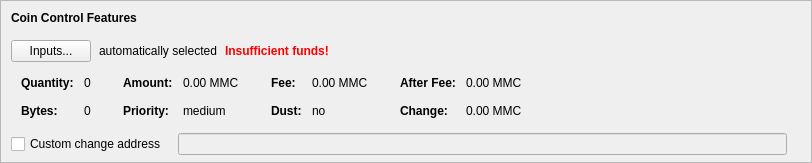
    <widget class="QFrame" name="frameCoinControl">
     <property name="sizePolicy">
      <sizepolicy hsizetype="Expanding" vsizetype="Expanding">
       <horstretch>0</horstretch>
       <verstretch>0</verstretch>
      </sizepolicy>
     </property>
     <property name="maximumSize">
      <size>
       <width>16777215</width>
       <height>16777215</height>
      </size>
     </property>
     <property name="frameShape">
      <enum>QFrame::StyledPanel</enum>
     </property>
     <property name="frameShadow">
      <enum>QFrame::Sunken</enum>
     </property>
     <layout class="QVBoxLayout" name="verticalLayoutCoinControl2">
      <property name="spacing">
       <number>0</number>
      </property>
      <property name="leftMargin">
       <number>0</number>
      </property>
      <property name="topMargin">
       <number>0</number>
      </property>
      <property name="rightMargin">
       <number>0</number>
      </property>
      <property name="bottomMargin">
       <number>6</number>
      </property>
      <item>
       <layout class="QVBoxLayout" name="verticalLayoutCoinControl" stretch="0,0,0,0,1">
        <property name="spacing">
         <number>0</number>
        </property>
        <property name="leftMargin">
         <number>10</number>
        </property>
        <property name="topMargin">
         <number>10</number>
        </property>
        <item>
         <layout class="QHBoxLayout" name="horizontalLayoutCoinControl1">
          <property name="bottomMargin">
           <number>15</number>
          </property>
          <item>
           <widget class="QLabel" name="labelCoinControlFeatures">
            <property name="sizePolicy">
             <sizepolicy hsizetype="Preferred" vsizetype="Maximum">
              <horstretch>0</horstretch>
              <verstretch>0</verstretch>
             </sizepolicy>
            </property>
            <property name="font">
             <font>
              <weight>75</weight>
              <bold>true</bold>
             </font>
            </property>
            <property name="styleSheet">
             <string notr="true">font-weight:bold;</string>
            </property>
            <property name="text">
             <string>Coin Control Features</string>
            </property>
           </widget>
          </item>
         </layout>
        </item>
        <item>
         <layout class="QHBoxLayout" name="horizontalLayoutCoinControl2" stretch="0,0,0,0">
          <property name="spacing">
           <number>8</number>
          </property>
          <property name="bottomMargin">
           <number>10</number>
          </property>
          <item>
           <widget class="QPushButton" name="pushButtonCoinControl">
            <property name="styleSheet">
             <string notr="true"/>
            </property>
            <property name="text">
             <string>Inputs...</string>
            </property>
            <property name="autoDefault">
             <bool>false</bool>
            </property>
           </widget>
          </item>
          <item>
           <widget class="QLabel" name="labelCoinControlAutomaticallySelected">
            <property name="text">
             <string>automatically selected</string>
            </property>
            <property name="margin">
             <number>5</number>
            </property>
           </widget>
          </item>
          <item>
           <widget class="QLabel" name="labelCoinControlInsuffFunds">
            <property name="font">
             <font>
              <weight>75</weight>
              <bold>true</bold>
             </font>
            </property>
            <property name="styleSheet">
             <string notr="true">color:red;font-weight:bold;</string>
            </property>
            <property name="text">
             <string>Insufficient funds!</string>
            </property>
            <property name="margin">
             <number>5</number>
            </property>
           </widget>
          </item>
          <item>
           <spacer name="horizontalSpacerCoinControl">
            <property name="orientation">
             <enum>Qt::Horizontal</enum>
            </property>
            <property name="sizeHint" stdset="0">
             <size>
              <width>40</width>
              <height>1</height>
             </size>
            </property>
           </spacer>
          </item>
         </layout>
        </item>
        <item>
         <widget class="QWidget" name="widgetCoinControl" native="true">
          <property name="sizePolicy">
           <sizepolicy hsizetype="Preferred" vsizetype="Preferred">
            <horstretch>0</horstretch>
            <verstretch>0</verstretch>
           </sizepolicy>
          </property>
          <property name="minimumSize">
           <size>
            <width>0</width>
            <height>0</height>
           </size>
          </property>
          <property name="styleSheet">
           <string notr="true"/>
          </property>
          <layout class="QHBoxLayout" name="horizontalLayoutCoinControl5">
           <property name="leftMargin">
            <number>0</number>
           </property>
           <property name="topMargin">
            <number>0</number>
           </property>
           <property name="rightMargin">
            <number>0</number>
           </property>
           <property name="bottomMargin">
            <number>0</number>
           </property>
           <item>
            <layout class="QHBoxLayout" name="horizontalLayoutCoinControl3" stretch="0,0,0,1">
             <property name="spacing">
              <number>20</number>
             </property>
             <property name="topMargin">
              <number>0</number>
             </property>
             <property name="bottomMargin">
              <number>10</number>
             </property>
             <item>
              <layout class="QFormLayout" name="formLayoutCoinControl1">
               <property name="horizontalSpacing">
                <number>10</number>
               </property>
               <property name="verticalSpacing">
                <number>14</number>
               </property>
               <property name="leftMargin">
                <number>10</number>
               </property>
               <property name="topMargin">
                <number>4</number>
               </property>
               <property name="rightMargin">
                <number>6</number>
               </property>
               <item row="0" column="0">
                <widget class="QLabel" name="labelCoinControlQuantityText">
                 <property name="font">
                  <font>
                   <weight>75</weight>
                   <bold>true</bold>
                  </font>
                 </property>
                 <property name="text">
                  <string>Quantity:</string>
                 </property>
                 <property name="margin">
                  <number>0</number>
                 </property>
                </widget>
               </item>
               <item row="0" column="1">
                <widget class="QLabel" name="labelCoinControlQuantity">
                 <property name="cursor">
                  <cursorShape>IBeamCursor</cursorShape>
                 </property>
                 <property name="contextMenuPolicy">
                  <enum>Qt::ActionsContextMenu</enum>
                 </property>
                 <property name="text">
                  <string notr="true">0</string>
                 </property>
                 <property name="margin">
                  <number>0</number>
                 </property>
                 <property name="textInteractionFlags">
                  <set>Qt::LinksAccessibleByMouse|Qt::TextSelectableByKeyboard|Qt::TextSelectableByMouse</set>
                 </property>
                </widget>
               </item>
               <item row="1" column="0">
                <widget class="QLabel" name="labelCoinControlBytesText">
                 <property name="font">
                  <font>
                   <weight>75</weight>
                   <bold>true</bold>
                  </font>
                 </property>
                 <property name="text">
                  <string>Bytes:</string>
                 </property>
                </widget>
               </item>
               <item row="1" column="1">
                <widget class="QLabel" name="labelCoinControlBytes">
                 <property name="cursor">
                  <cursorShape>IBeamCursor</cursorShape>
                 </property>
                 <property name="contextMenuPolicy">
                  <enum>Qt::ActionsContextMenu</enum>
                 </property>
                 <property name="text">
                  <string notr="true">0</string>
                 </property>
                 <property name="textInteractionFlags">
                  <set>Qt::LinksAccessibleByMouse|Qt::TextSelectableByKeyboard|Qt::TextSelectableByMouse</set>
                 </property>
                </widget>
               </item>
              </layout>
             </item>
             <item>
              <layout class="QFormLayout" name="formLayoutCoinControl2">
               <property name="horizontalSpacing">
                <number>10</number>
               </property>
               <property name="verticalSpacing">
                <number>14</number>
               </property>
               <property name="leftMargin">
                <number>6</number>
               </property>
               <property name="topMargin">
                <number>4</number>
               </property>
               <property name="rightMargin">
                <number>6</number>
               </property>
               <item row="0" column="0">
                <widget class="QLabel" name="labelCoinControlAmountText">
                 <property name="font">
                  <font>
                   <weight>75</weight>
                   <bold>true</bold>
                  </font>
                 </property>
                 <property name="text">
                  <string>Amount:</string>
                 </property>
                 <property name="margin">
                  <number>0</number>
                 </property>
                </widget>
               </item>
               <item row="0" column="1">
                <widget class="QLabel" name="labelCoinControlAmount">
                 <property name="cursor">
                  <cursorShape>IBeamCursor</cursorShape>
                 </property>
                 <property name="contextMenuPolicy">
                  <enum>Qt::ActionsContextMenu</enum>
                 </property>
                 <property name="text">
                  <string notr="true">0.00 MMC</string>
                 </property>
                 <property name="textInteractionFlags">
                  <set>Qt::LinksAccessibleByMouse|Qt::TextSelectableByKeyboard|Qt::TextSelectableByMouse</set>
                 </property>
                </widget>
               </item>
               <item row="1" column="0">
                <widget class="QLabel" name="labelCoinControlPriorityText">
                 <property name="font">
                  <font>
                   <weight>75</weight>
                   <bold>true</bold>
                  </font>
                 </property>
                 <property name="text">
                  <string>Priority:</string>
                 </property>
                </widget>
               </item>
               <item row="1" column="1">
                <widget class="QLabel" name="labelCoinControlPriority">
                 <property name="cursor">
                  <cursorShape>IBeamCursor</cursorShape>
                 </property>
                 <property name="contextMenuPolicy">
                  <enum>Qt::ActionsContextMenu</enum>
                 </property>
                 <property name="text">
                  <string notr="true">medium</string>
                 </property>
                 <property name="textInteractionFlags">
                  <set>Qt::LinksAccessibleByMouse|Qt::TextSelectableByKeyboard|Qt::TextSelectableByMouse</set>
                 </property>
                </widget>
               </item>
              </layout>
             </item>
             <item>
              <layout class="QFormLayout" name="formLayoutCoinControl3">
               <property name="horizontalSpacing">
                <number>10</number>
               </property>
               <property name="verticalSpacing">
                <number>14</number>
               </property>
               <property name="leftMargin">
                <number>6</number>
               </property>
               <property name="topMargin">
                <number>4</number>
               </property>
               <property name="rightMargin">
                <number>6</number>
               </property>
               <item row="0" column="0">
                <widget class="QLabel" name="labelCoinControlFeeText">
                 <property name="font">
                  <font>
                   <weight>75</weight>
                   <bold>true</bold>
                  </font>
                 </property>
                 <property name="text">
                  <string>Fee:</string>
                 </property>
                 <property name="margin">
                  <number>0</number>
                 </property>
                </widget>
               </item>
               <item row="0" column="1">
                <widget class="QLabel" name="labelCoinControlFee">
                 <property name="cursor">
                  <cursorShape>IBeamCursor</cursorShape>
                 </property>
                 <property name="contextMenuPolicy">
                  <enum>Qt::ActionsContextMenu</enum>
                 </property>
                 <property name="text">
                  <string notr="true">0.00 MMC</string>
                 </property>
                 <property name="textInteractionFlags">
                  <set>Qt::LinksAccessibleByMouse|Qt::TextSelectableByKeyboard|Qt::TextSelectableByMouse</set>
                 </property>
                </widget>
               </item>
               <item row="1" column="0">
                <widget class="QLabel" name="labelCoinControlLowOutputText">
                 <property name="font">
                  <font>
                   <weight>75</weight>
                   <bold>true</bold>
                  </font>
                 </property>
                 <property name="text">
                  <string>Dust:</string>
                 </property>
                </widget>
               </item>
               <item row="1" column="1">
                <widget class="QLabel" name="labelCoinControlLowOutput">
                 <property name="cursor">
                  <cursorShape>IBeamCursor</cursorShape>
                 </property>
                 <property name="contextMenuPolicy">
                  <enum>Qt::ActionsContextMenu</enum>
                 </property>
                 <property name="text">
                  <string notr="true">no</string>
                 </property>
                 <property name="textInteractionFlags">
                  <set>Qt::LinksAccessibleByMouse|Qt::TextSelectableByKeyboard|Qt::TextSelectableByMouse</set>
                 </property>
                </widget>
               </item>
              </layout>
             </item>
             <item>
              <layout class="QFormLayout" name="formLayoutCoinControl4">
               <property name="horizontalSpacing">
                <number>10</number>
               </property>
               <property name="verticalSpacing">
                <number>14</number>
               </property>
               <property name="leftMargin">
                <number>6</number>
               </property>
               <property name="topMargin">
                <number>4</number>
               </property>
               <property name="rightMargin">
                <number>6</number>
               </property>
               <item row="0" column="0">
                <widget class="QLabel" name="labelCoinControlAfterFeeText">
                 <property name="font">
                  <font>
                   <weight>75</weight>
                   <bold>true</bold>
                  </font>
                 </property>
                 <property name="text">
                  <string>After Fee:</string>
                 </property>
                 <property name="margin">
                  <number>0</number>
                 </property>
                </widget>
               </item>
               <item row="0" column="1">
                <widget class="QLabel" name="labelCoinControlAfterFee">
                 <property name="cursor">
                  <cursorShape>IBeamCursor</cursorShape>
                 </property>
                 <property name="contextMenuPolicy">
                  <enum>Qt::ActionsContextMenu</enum>
                 </property>
                 <property name="text">
                  <string notr="true">0.00 MMC</string>
                 </property>
                 <property name="textInteractionFlags">
                  <set>Qt::LinksAccessibleByMouse|Qt::TextSelectableByKeyboard|Qt::TextSelectableByMouse</set>
                 </property>
                </widget>
               </item>
               <item row="1" column="0">
                <widget class="QLabel" name="labelCoinControlChangeText">
                 <property name="font">
                  <font>
                   <weight>75</weight>
                   <bold>true</bold>
                  </font>
                 </property>
                 <property name="text">
                  <string>Change:</string>
                 </property>
                </widget>
               </item>
               <item row="1" column="1">
                <widget class="QLabel" name="labelCoinControlChange">
                 <property name="cursor">
                  <cursorShape>IBeamCursor</cursorShape>
                 </property>
                 <property name="contextMenuPolicy">
                  <enum>Qt::ActionsContextMenu</enum>
                 </property>
                 <property name="text">
                  <string notr="true">0.00 MMC</string>
                 </property>
                 <property name="textInteractionFlags">
                  <set>Qt::LinksAccessibleByMouse|Qt::TextSelectableByKeyboard|Qt::TextSelectableByMouse</set>
                 </property>
                </widget>
               </item>
              </layout>
             </item>
            </layout>
           </item>
          </layout>
         </widget>
        </item>
        <item>
         <layout class="QHBoxLayout" name="horizontalLayoutCoinControl4" stretch="0,0,0">
          <property name="spacing">
           <number>12</number>
          </property>
          <property name="sizeConstraint">
           <enum>QLayout::SetDefaultConstraint</enum>
          </property>
          <property name="topMargin">
           <number>5</number>
          </property>
          <property name="rightMargin">
           <number>5</number>
          </property>
          <item>
           <widget class="QCheckBox" name="checkBoxCoinControlChange">
            <property name="toolTip">
             <string>If this is activated, but the change address is empty or invalid, change will be sent to a newly generated address.</string>
            </property>
            <property name="text">
             <string>Custom change address</string>
            </property>
           </widget>
          </item>
          <item>
           <widget class="QValidatedLineEdit" name="lineEditCoinControlChange">
            <property name="enabled">
             <bool>false</bool>
            </property>
            <property name="sizePolicy">
             <sizepolicy hsizetype="Expanding" vsizetype="Fixed">
              <horstretch>0</horstretch>
              <verstretch>0</verstretch>
             </sizepolicy>
            </property>
           </widget>
          </item>
          <item>
           <widget class="QLabel" name="labelCoinControlChangeLabel">
            <property name="sizePolicy">
             <sizepolicy hsizetype="Preferred" vsizetype="Expanding">
              <horstretch>0</horstretch>
              <verstretch>0</verstretch>
             </sizepolicy>
            </property>
            <property name="minimumSize">
             <size>
              <width>0</width>
              <height>0</height>
             </size>
            </property>
            <property name="text">
             <string/>
            </property>
            <property name="margin">
             <number>3</number>
            </property>
           </widget>
          </item>
         </layout>
        </item>
        <item>
         <spacer name="verticalSpacerCoinControl">
          <property name="orientation">
           <enum>Qt::Vertical</enum>
          </property>
          <property name="sizeHint" stdset="0">
           <size>
            <width>800</width>
            <height>1</height>
           </size>
          </property>
         </spacer>
        </item>
       </layout>
      </item>
     </layout>
    </widget>
